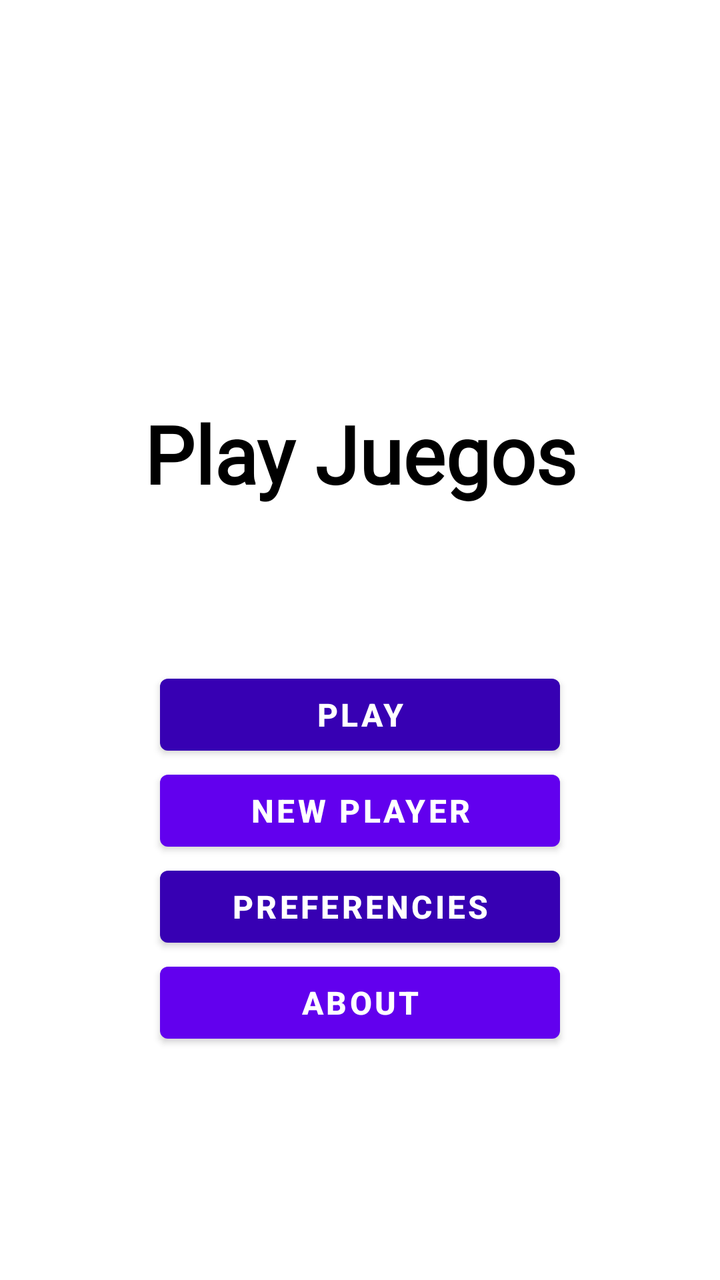
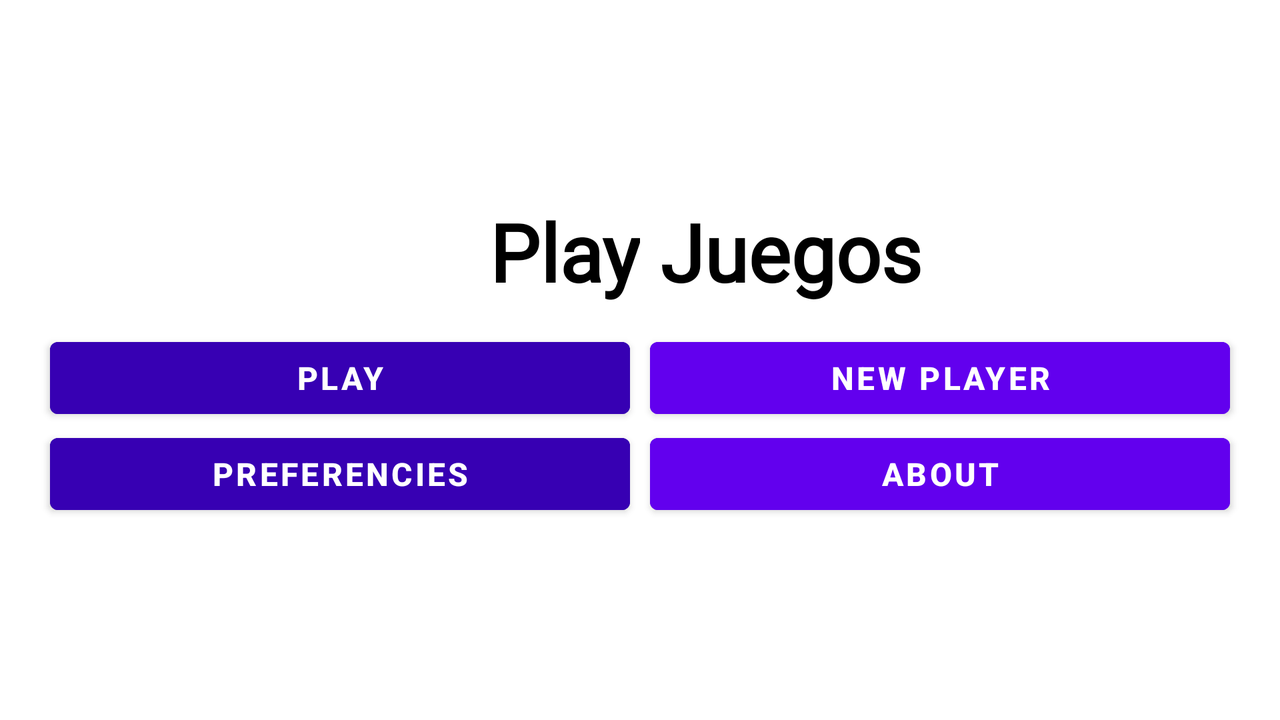

First picture: res/layout/ on a phone held upright. Second picture: the repository's own variant of that layout, on a device whose configuration matches the variant's folder. Source for both follows.
<!-- AndroidManifest.xml: activity theme Theme.PlayJuegos -->
<!-- res/layout/activity_main.xml -->
<?xml version="1.0" encoding="utf-8"?>
<LinearLayout xmlns:android="http://schemas.android.com/apk/res/android"
    xmlns:app="http://schemas.android.com/apk/res-auto"
    android:id="@+id/main"
    android:layout_width="match_parent"
    android:layout_height="match_parent"
    android:orientation="vertical">

    
    <TextView
        android:id="@+id/textView"
        android:layout_width="match_parent"
        android:layout_height="wrap_content"
        android:layout_marginTop="200dp"
        android:fontFamily="@font/courgette_regular"
        android:gravity="center_horizontal"
        android:text="Play Juegos"
        android:textColor="@color/negro"
        android:textSize="40sp"
        android:textStyle="bold" />


    
    <com.google.android.material.button.MaterialButton
        android:id="@+id/botonPlay"
        android:layout_width="200dp"
        android:layout_height="wrap_content"
        android:layout_gravity="center"
        android:layout_marginLeft="20dp"
        android:layout_marginTop="80dp"
        android:layout_marginRight="20dp"
        android:text="PLAY"
        android:textColor="@color/blanco"
        android:textSize="16sp"
        android:textStyle="bold"
        app:backgroundTint="@color/purpura_claro" />


    
    <com.google.android.material.button.MaterialButton
        android:id="@+id/botonNewPlayer"
        android:layout_width="200dp"
        android:layout_height="wrap_content"
        android:layout_gravity="center"
        android:layout_marginLeft="20dp"
        android:layout_marginRight="20dp"
        android:text="NEW PLAYER"
        android:textColor="@color/blanco"
        android:textSize="16sp"
        android:textStyle="bold"
        app:backgroundTint="@color/purpura_osc" />

    
    <com.google.android.material.button.MaterialButton
        android:id="@+id/botonPreferencies"
        android:layout_width="200dp"
        android:layout_height="wrap_content"
        android:layout_gravity="center"
        android:layout_marginLeft="20dp"
        android:layout_marginRight="20dp"
        android:text="PREFERENCIES"
        android:textColor="@color/blanco"
        android:textSize="16sp"
        android:textStyle="bold"
        app:backgroundTint="@color/purpura_claro" />

    
    <com.google.android.material.button.MaterialButton
        android:id="@+id/botonAbout"
        android:layout_width="200dp"
        android:layout_height="wrap_content"
        android:layout_gravity="center"
        android:layout_marginLeft="20dp"
        android:layout_marginRight="20dp"
        android:text="ABOUT"
        android:textColor="@color/blanco"
        android:textSize="16sp"
        android:textStyle="bold"
        app:backgroundTint="@color/purpura_osc" />
</LinearLayout>
<!-- resources referenced by this layout -->
<resources>
  <color name="blanco">#FFFFFF</color>
  <color name="negro">#000000</color>
  <color name="purpura_claro">#3700B3</color>
  <color name="purpura_osc">#6200EE</color>
  <style name="Theme.PlayJuegos" parent="Theme.MaterialComponents.DayNight.DarkActionBar">
          
          <item name="colorPrimary">@color/purpura_osc</item>
          
          <item name="colorPrimaryVariant">@color/purpura_claro</item>
          
          <item name="colorOnPrimary">@android:color/white</item>
  
          
          <item name="colorSecondary">@color/azul_claro</item>
          
          <item name="colorSecondaryVariant">@color/azul_osc</item>
          
          <item name="colorOnSecondary">@android:color/white</item>
  
          
          <item name="android:windowBackground">@color/blanco</item>
  
          
          <item name="android:textColor">@color/negro</item>
  
          <item name="colorPrimaryDark">@color/purpura_osc</item>
  
          
          <item name="textAppearanceButton">@style/TextAppearance.MaterialComponents.Button</item>
      </style>
  <color name="azul_claro">#2196F3</color>
  <color name="azul_osc">#1976D2</color>
</resources>
<!-- res/layout-land/activity_main.xml (the repository's variant of the layout above) -->
<!-- drawn on the phone turned sideways -->
<?xml version="1.0" encoding="utf-8"?>
<LinearLayout xmlns:android="http://schemas.android.com/apk/res/android"
    android:layout_width="match_parent"
    android:layout_height="match_parent"
    android:orientation="vertical">



    
    <LinearLayout
        android:layout_width="match_parent"
        android:layout_height="0dp"
        android:layout_weight="1"
        android:gravity="center"
        android:orientation="horizontal">

        
        <LinearLayout
            android:layout_width="0dp"
            android:layout_height="match_parent"
            android:layout_weight="1"
            android:gravity="center"
            android:orientation="vertical">

            

            
            <TextView
                android:layout_width="match_parent"
                android:layout_height="66dp"
                android:gravity="right|center_horizontal"
                android:text="Play"
                android:textColor="@color/negro"
                android:textSize="40sp"
                android:textStyle="bold"
                android:fontFamily="@font/courgette_regular"/>

            <com.google.android.material.button.MaterialButton
                android:id="@+id/botonPlay"
                android:layout_width="match_parent"
                android:layout_height="wrap_content"
                android:layout_gravity="center"
                android:layout_marginLeft="20dp"
                android:layout_marginRight="10dp"
                android:backgroundTint="@color/purpura_claro"
                android:text="PLAY"
                android:textColor="@color/blanco"
                android:textSize="16sp"
                android:textStyle="bold" />

            
            <com.google.android.material.button.MaterialButton
                android:id="@+id/botonPreferencies"
                android:layout_width="match_parent"
                android:layout_height="wrap_content"
                android:layout_gravity="center"
                android:layout_marginLeft="20dp"
                android:layout_marginRight="10dp"
                android:backgroundTint="@color/purpura_claro"
                android:text="PREFERENCIES"
                android:textColor="@color/blanco"
                android:textSize="16sp"
                android:textStyle="bold" />
        </LinearLayout>

        
        <LinearLayout
            android:layout_width="0dp"
            android:layout_height="match_parent"
            android:layout_weight="1"
            android:gravity="center"
            android:orientation="vertical">

            
            <TextView
                android:layout_width="match_parent"
                android:layout_height="66dp"
                android:gravity="center_horizontal|left"
                android:text=" Juegos"
                android:textColor="@color/negro"
                android:textSize="40sp"
                android:textStyle="bold"
                android:fontFamily="@font/courgette_regular"/>

            
            <com.google.android.material.button.MaterialButton
                android:id="@+id/botonNewPlayer"
                android:layout_width="match_parent"
                android:layout_height="wrap_content"
                android:layout_gravity="center"
                android:layout_marginLeft="10dp"
                android:layout_marginRight="20dp"
                android:backgroundTint="@color/purpura_osc"
                android:text="NEW PLAYER"
                android:textColor="@color/blanco"
                android:textSize="16sp"
                android:textStyle="bold" />

            
            <com.google.android.material.button.MaterialButton
                android:id="@+id/botonAbout"
                android:layout_width="match_parent"
                android:layout_height="wrap_content"
                android:layout_gravity="center"
                android:layout_marginLeft="10dp"
                android:layout_marginRight="20dp"
                android:backgroundTint="@color/purpura_osc"
                android:text="ABOUT"
                android:textColor="@color/blanco"
                android:textSize="16sp"
                android:textStyle="bold" />
        </LinearLayout>
    </LinearLayout>
</LinearLayout>
